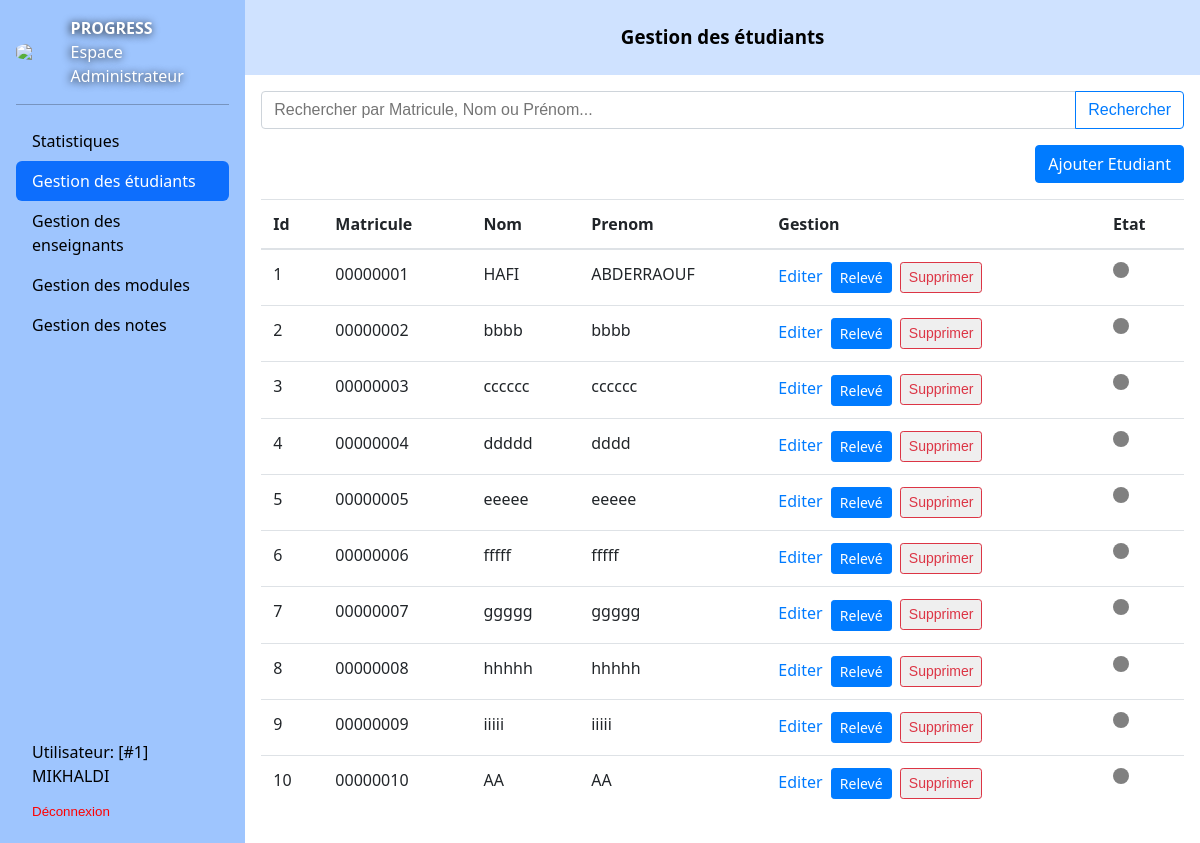
The app's page /admin/students.php (signed in) with its own data.
### tables this page shows
CREATE TABLE IF NOT EXISTS `students` (
  `id` int unsigned NOT NULL AUTO_INCREMENT,
  `matricule` varchar(50) NOT NULL DEFAULT '',
  `username` varchar(255) NOT NULL,
  `password` varchar(255) NOT NULL,
  `nom` varchar(255) NOT NULL,
  `prenom` varchar(255) NOT NULL,
  `dob` date NOT NULL,
  `email` varchar(255) NOT NULL,
  `niveau` varchar(255) NOT NULL,
  `last_active` timestamp NULL DEFAULT NULL,
  PRIMARY KEY (`id`),
  UNIQUE KEY `username` (`username`),
  UNIQUE KEY `matricule` (`matricule`),
  UNIQUE KEY `email` (`email`)
);

### Auth.php (called while the page is built, shortened)
<?php
class Auth
{
    private $conn;
    public function __construct(\mysqli $conn)
    {
        $this->conn = $conn;
    }
    public function user()
    {
        $id = $_SESSION['user_id'] ?? null;
        $type = $_SESSION['user_type'];
        $r = $this->conn->execute_query("SELECT * FROM {$type}s WHERE id = ?", [$id]);
        $user = $r->fetch_assoc();
        if ($user) $user['type'] = $type;
        return $user;
    }
    function exigerRole(string $role)
    {
        $user = $this->user();
    }
}

### admin/students.php (the view, shortened to what this page needs)
<?php
require_once '../database.php';
require_once '../Auth.php';
(new Auth($conn))->exigerRole('admin');
$mode = (isset($_GET['q']) && !empty($_GET['q'])) ? 'search' : 'list';
if ($mode === 'search') {
    $q = trim($_GET['q']);
    $r = $conn->execute_query(
        "SELECT id, matricule, nom, prenom, last_active FROM students WHERE matricule LIKE ? OR nom LIKE ? OR prenom LIKE ?",
        ["%{$q}%", "%{$q}%", "%{$q}%"]
    );
} else {
    $r = $conn->execute_query("SELECT id, matricule, nom, prenom, last_active FROM students");
}
$students = $r->fetch_all(MYSQLI_ASSOC);
function renderEtat($student)
{
    if (round((time() - strtotime($student['last_active'] ?? 0)) / 60) >= 5) {
        return '<div class="circle-gris" title="' . $student['last_active'] . '"></div>';
    } else {
        return '<div class="circle-vert" title="' . $student['last_active'] . '"></div>';
    }
}
?>
<!DOCTYPE html>
<html lang="en">
<head>
    <link rel="stylesheet" href="../static/main.css">
    <link rel="stylesheet" href="../static/admin.css">
</head>
<body class="container">
    <div class="sidebar">
        <?php require '_nav.php' ?>
    </div>
    <div class="main">
        <div class="navbar">
            <h3 style="margin: 0 auto;">
                <?= ($mode === "list") ? 'Gestion des étudiants' : "Résultats de la Recherche" ?>
            </h3>
        </div>
        <div class="content">
            <form action="" method="GET" class="search-form">
                <input id="inputRecherche" class="text-input" type="text" name="q" placeholder="Rechercher par Matricule, Nom ou Prénom..." value="<?= $q ?? '' ?>" required>
                <div class="search-btn-container">
                    <button class="btn search-btn" type="submit">Rechercher</button>
                </div>
            </form>
            <?php if ($mode === "list"): ?>
                <div style="display: flex; justify-content:flex-end; margin-bottom: 1rem">
                    <a class="btn" href="/admin/student_form.php" role="button">Ajouter Etudiant</a>
                </div>
            <?php else: ?>
                <div style="display: flex; justify-content:center; margin-bottom: 1rem;">
                    <b><?= count($students) . " Etudiant(s) trouvé(s)" ?></b>
                </div>
            <?php endif; ?>
            <table class="table">
                <thead>
                    <tr>
                        <th>Id</th>
                        <th>Matricule</th>
                        <th>Nom</th>
                        <th>Prenom</th>
                        <th>Gestion</th>
                        <th>Etat</th>
                    </tr>
                </thead>
                <tbody>
                    <?php
                    foreach ($students as $student) {
                        $etat = renderEtat($student);
                        echo <<< HTML
                            <tr>
                                <td>{$student["id"]}</td>
                                <td>{$student["matricule"]}</td>
                                <td>{$student["nom"]}</td>
                                <td>{$student["prenom"]}</td>
                                <td>
                                    <a href="/admin/student_form.php?edit={$student['id']}">Editer</a>
                                    <a class="btn releve-btn" href="/admin/student_releve.php?id={$student['id']}">Relevé</a>
                                    <form action="/admin/students.php?edit={$student['id']}" method="POST" class="delete-form">
                                        <input type="hidden" name="_method" value="DELETE">
                                        <input type="hidden" name="id" value="{$student['id']}">
                                        <button type="submit" class="delete-btn">Supprimer</button>
                                    </form>
                                </td>
                                <td>{$etat}</td>
                            </tr>
                        HTML;
                    }
                    ?>
                </tbody>
            </table>
        </div>
    </div>
</body>
</html>

### admin/_nav.php
<?php
require_once '../database.php';
require_once '../Auth.php';
$user = (new Auth($conn))->user();
function nav($user)
{
    $links = [
        "Statistiques" => "/admin/index.php",
        "Gestion des étudiants" => "/admin/students.php",
        "Gestion des enseignants" => "/admin/teachers.php",
        "Gestion des modules" => "/admin/modules.php",
        "Gestion des notes" => "/admin/notes.php",
    ];
    echo <<<HTML
        <a href="/" class="header">
            <img class="logo" src="../static/usthb.png" width="54" style="border-radius: 30%;" >
            <div style="margin-inline-start: 4px;">
                <b>PROGRESS</b>
                <div>Espace Administrateur</div>
            </div>
        </a>
        <hr>
    HTML;
    foreach ($links as $title => $path) {
        $class = "nav-link";
        if ($_SERVER["SCRIPT_NAME"] === $path) $class .= " active";
        if (str_ends_with($path, "index.php")) $path = substr_replace($path, "", -9);
        echo <<<HTML
            <a class="{$class}" href="{$path}">{$title}</a>
        HTML;
    }
    echo <<<HTML
        <div style="margin-block-start: auto;">
            <div style="padding: .5rem 1rem;">Utilisateur: [#{$user['id']}] {$user['nom']}</div>
            <form action="/login.php" method="post">
                <input type="hidden" name="_method" value="DELETE">
                <button class="nav-link" type="submit" style="border: 0; background: none; cursor: pointer;color:red" href="#">Déconnexion</button>
            </form>
        </div>
    HTML;
}
?>
<?= nav($user) ?>

### static/main.css (style rules this page uses)
html, body { height: 100%; }
body { margin: 0; font-family: system-ui, -apple-system, "Segoe UI", Roboto, "Helvetica Neue", Arial, "Noto Sans", "Liberation Sans", sans-serif, "Apple Color Emoji", "Segoe UI Emoji", "Segoe UI Symbol", "Noto Color Emoji"; font-size: 16px; line-height: 1.5; text-align: left; }
a { color: #007bff; text-decoration: none; background-color: transparent; }
hr { margin: 1rem 0; color: inherit; border: 0; border-top: 1px solid; opacity: .25; }
table { border-collapse: collapse; }
.table { width: 100%; margin-bottom: 1rem; color: #212529 }
.table td, .table th { padding: .75rem; vertical-align: top; border-top: 1px solid #dee2e6 }
.table thead th { vertical-align: bottom; border-bottom: 2px solid #dee2e6 }
.text-input { display: block; width: 100%; height: calc(1.5em + .75rem + 2px); padding: .375rem .75rem; font-size: 1rem; font-weight: 400; line-height: 1.5; color: #495057; background-color: #fff; background-clip: padding-box; border: 1px solid #ced4da; border-radius: .25rem; }
.btn { display: inline-block; font-weight: 400; color: #fff; text-align: center; vertical-align: middle; user-select: none; background-color: #007bff; border: 1px solid #007bff; padding: .375rem .75rem; font-size: 1rem; line-height: 1.5; border-radius: .25rem; }
.btn:not(:disabled) { cursor: pointer; }
.circle-gris { height: 1rem; width: 1rem; background-color: gray; border-radius: 50%; cursor: help; }

### static/admin.css (style rules this page uses)
.navbar { display: flex; align-items: center; padding: .5rem; background-color: rgb(207, 226, 255); height: 75px; position: sticky; }
.container { display: flex; height: 100%; }
.sidebar { background-color: rgb(158, 197, 254); display: flex; flex-direction: column; padding: 1rem; width: 25%; }
.sidebar .header { display: flex; align-items: center; text-decoration: none; color: #fff; text-shadow: -1px 1px 8px black; }
.main { width: 100%; height: 100%; }
.nav-link { color: black; padding: .5rem 1rem; border-radius: .375rem; text-decoration: none; }
.nav-link.active { color: #fff; background-color: #0d6efd; }
.content { padding: 1rem; overflow: auto; max-height: calc(100% - 75px); }
.delete-form { display: inline; margin-inline-start: 4px; }
.delete-btn { color: #dc3545; border: 1px solid #dc3545; padding: .25rem .5rem; font-size: .875rem; line-height: 1.5; border-radius: .2rem; cursor: pointer; }
.releve-btn { padding: .25rem .5rem; font-size: .875rem; line-height: 1.5; border-radius: .2rem; margin-inline-start: 4px; }
.search-form { position: relative; display: flex; flex-wrap: wrap; align-items: stretch; width: 100%; margin-bottom: 1rem; }
.search-form>.text-input { position: relative; -ms-flex: 1 1 auto; flex: 1 1 auto; width: 1%; min-width: 0; margin-bottom: 0; border-top-right-radius: 0; border-bottom-right-radius: 0; }
.search-btn-container { margin-left: -1px; display: flex; }
.search-btn { position: relative; z-index: 2; border-top-left-radius: 0; border-bottom-left-radius: 0; color: #007bff; border-color: #007bff; background: transparent; }

### records on screen
students: id "1", matricule "00000001", nom "HAFI", prenom "ABDERRAOUF"
students: id "2", matricule "00000002", nom "bbbb", prenom "bbbb"
students: id "3", matricule "00000003", nom "cccccc", prenom "cccccc"
students: id "4", matricule "00000004", nom "ddddd", prenom "dddd"
students: id "5", matricule "00000005", nom "eeeee", prenom "eeeee"
students: id "6", matricule "00000006", nom "fffff", prenom "fffff"
students: id "7", matricule "00000007", nom "ggggg", prenom "ggggg"
students: id "8", matricule "00000008", nom "hhhhh", prenom "hhhhh"
students: id "9", matricule "00000009", nom "iiiii", prenom "iiiii"
students: id "10", matricule "00000010", nom "AA", prenom "AA"

### other values on screen
$title "Statistiques"
$title "Gestion des étudiants"
$title "Gestion des enseignants"
$title "Gestion des modules"
$title "Gestion des notes"
$user['id'] "1"
$user['nom'] "MIKHALDI"
